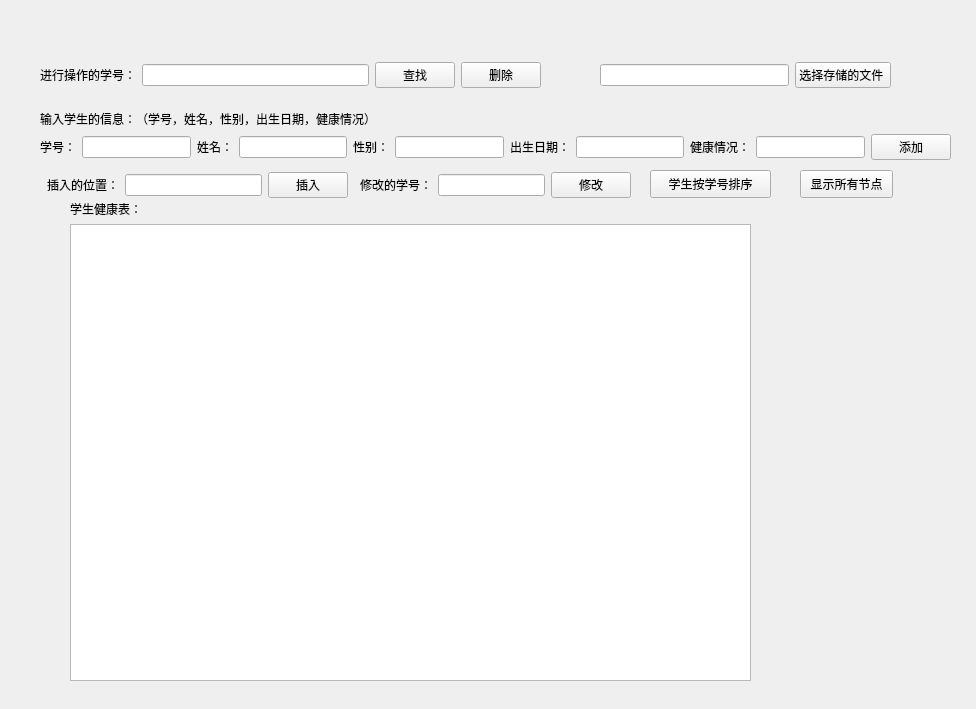
<?xml version="1.0" encoding="UTF-8"?>
<ui version="4.0">
 <class>Widget</class>
 <widget class="QWidget" name="Widget">
  <property name="geometry">
   <rect>
    <x>0</x>
    <y>0</y>
    <width>976</width>
    <height>709</height>
   </rect>
  </property>
  <property name="windowTitle">
   <string>Widget</string>
  </property>
  <widget class="QPushButton" name="pushButton_sort">
   <property name="geometry">
    <rect>
     <x>650</x>
     <y>170</y>
     <width>121</width>
     <height>28</height>
    </rect>
   </property>
   <property name="text">
    <string>学生按学号排序</string>
   </property>
  </widget>
  <widget class="QPushButton" name="pushButton_display">
   <property name="geometry">
    <rect>
     <x>800</x>
     <y>170</y>
     <width>93</width>
     <height>28</height>
    </rect>
   </property>
   <property name="text">
    <string>显示所有节点</string>
   </property>
  </widget>
  <widget class="QWidget" name="layoutWidget">
   <property name="geometry">
    <rect>
     <x>40</x>
     <y>60</y>
     <width>501</width>
     <height>30</height>
    </rect>
   </property>
   <layout class="QHBoxLayout" name="horizontalLayout_2">
    <item>
     <widget class="QLabel" name="label_3">
      <property name="text">
       <string>进行操作的学号：</string>
      </property>
     </widget>
    </item>
    <item>
     <widget class="QLineEdit" name="lineEdit_findnum"/>
    </item>
    <item>
     <widget class="QPushButton" name="pushButton_sch">
      <property name="text">
       <string>查找</string>
      </property>
     </widget>
    </item>
    <item>
     <widget class="QPushButton" name="pushButton_del">
      <property name="text">
       <string>删除</string>
      </property>
     </widget>
    </item>
   </layout>
  </widget>
  <widget class="QWidget" name="layoutWidget">
   <property name="geometry">
    <rect>
     <x>40</x>
     <y>110</y>
     <width>911</width>
     <height>50</height>
    </rect>
   </property>
   <layout class="QVBoxLayout" name="verticalLayout">
    <item>
     <widget class="QLabel" name="label">
      <property name="text">
       <string>输入学生的信息：（学号，姓名，性别，出生日期，健康情况）</string>
      </property>
     </widget>
    </item>
    <item>
     <layout class="QHBoxLayout" name="horizontalLayout">
      <item>
       <widget class="QLabel" name="label_6">
        <property name="text">
         <string>学号：</string>
        </property>
       </widget>
      </item>
      <item>
       <widget class="QLineEdit" name="lineEdit_num"/>
      </item>
      <item>
       <widget class="QLabel" name="label_7">
        <property name="text">
         <string>姓名：</string>
        </property>
       </widget>
      </item>
      <item>
       <widget class="QLineEdit" name="lineEdit_name"/>
      </item>
      <item>
       <widget class="QLabel" name="label_8">
        <property name="text">
         <string>性别：</string>
        </property>
       </widget>
      </item>
      <item>
       <widget class="QLineEdit" name="lineEdit_sex"/>
      </item>
      <item>
       <widget class="QLabel" name="label_9">
        <property name="text">
         <string>出生日期：</string>
        </property>
       </widget>
      </item>
      <item>
       <widget class="QLineEdit" name="lineEdit_birthday"/>
      </item>
      <item>
       <widget class="QLabel" name="label_10">
        <property name="text">
         <string>健康情况：</string>
        </property>
       </widget>
      </item>
      <item>
       <widget class="QLineEdit" name="lineEdit_health"/>
      </item>
      <item>
       <widget class="QPushButton" name="pushButton_add">
        <property name="text">
         <string>添加</string>
        </property>
       </widget>
      </item>
     </layout>
    </item>
   </layout>
  </widget>
  <widget class="QWidget" name="layoutWidget">
   <property name="geometry">
    <rect>
     <x>70</x>
     <y>200</y>
     <width>681</width>
     <height>481</height>
    </rect>
   </property>
   <layout class="QVBoxLayout" name="verticalLayout_2">
    <item>
     <widget class="QLabel" name="label_2">
      <property name="text">
       <string>学生健康表：</string>
      </property>
     </widget>
    </item>
    <item>
     <widget class="QTableWidget" name="tableWidget"/>
    </item>
   </layout>
  </widget>
  <widget class="QWidget" name="layoutWidget">
   <property name="geometry">
    <rect>
     <x>600</x>
     <y>60</y>
     <width>291</width>
     <height>30</height>
    </rect>
   </property>
   <layout class="QHBoxLayout" name="horizontalLayout_3">
    <item>
     <widget class="QLineEdit" name="lineEdit"/>
    </item>
    <item>
     <widget class="QPushButton" name="pushButton">
      <property name="text">
       <string>选择存储的文件 </string>
      </property>
     </widget>
    </item>
   </layout>
  </widget>
  <widget class="QWidget" name="layoutWidget">
   <property name="geometry">
    <rect>
     <x>47</x>
     <y>170</y>
     <width>301</width>
     <height>30</height>
    </rect>
   </property>
   <layout class="QHBoxLayout" name="horizontalLayout_4">
    <item>
     <widget class="QLabel" name="label_4">
      <property name="text">
       <string>插入的位置：</string>
      </property>
     </widget>
    </item>
    <item>
     <widget class="QLineEdit" name="lineEdit_insertpos"/>
    </item>
    <item>
     <widget class="QPushButton" name="pushButton_insert">
      <property name="text">
       <string>插入</string>
      </property>
     </widget>
    </item>
   </layout>
  </widget>
  <widget class="QWidget" name="layoutWidget">
   <property name="geometry">
    <rect>
     <x>360</x>
     <y>170</y>
     <width>271</width>
     <height>30</height>
    </rect>
   </property>
   <layout class="QHBoxLayout" name="horizontalLayout_5">
    <item>
     <widget class="QLabel" name="label_5">
      <property name="text">
       <string>修改的学号：</string>
      </property>
     </widget>
    </item>
    <item>
     <widget class="QLineEdit" name="lineEdit_modifynum"/>
    </item>
    <item>
     <widget class="QPushButton" name="pushButton_modify">
      <property name="text">
       <string>修改</string>
      </property>
     </widget>
    </item>
   </layout>
  </widget>
 </widget>
 <resources/>
 <connections/>
</ui>
